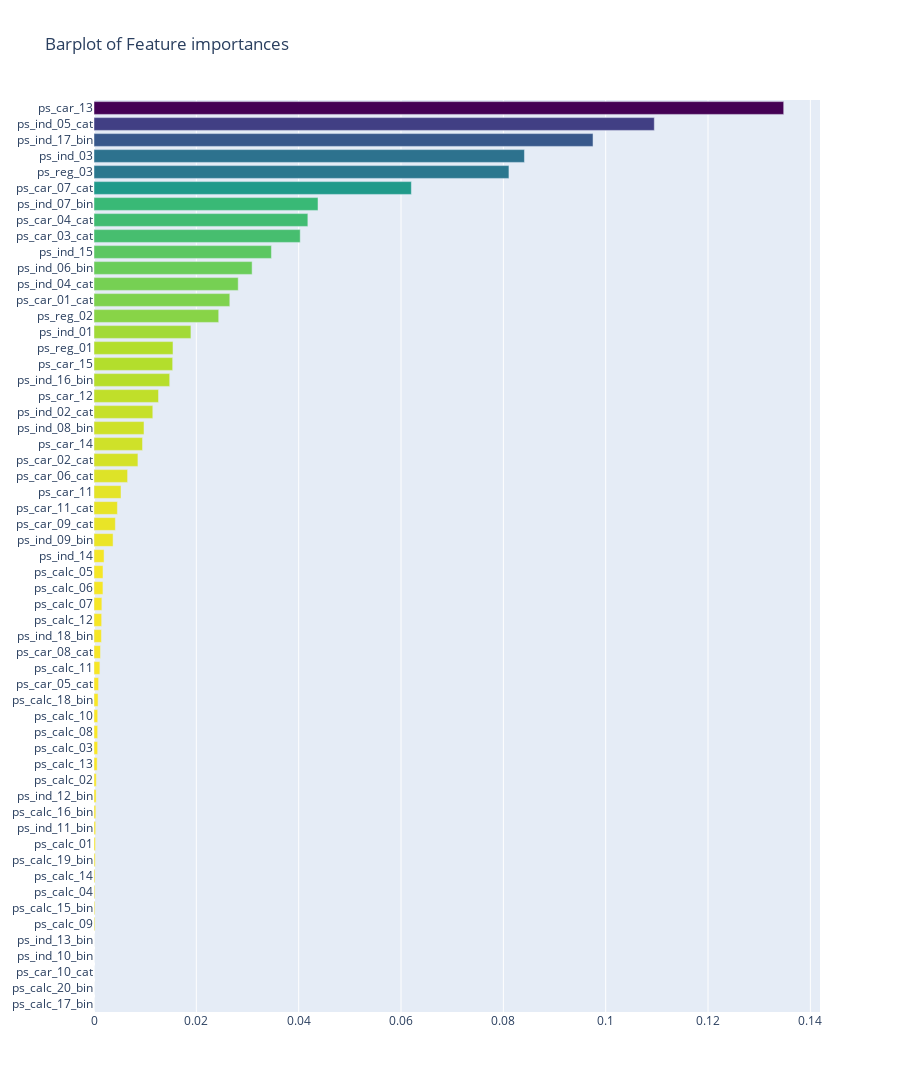

Source (notebook cell):
### Code cell
x, y = (list(x) for x in zip(*sorted(zip(gb.feature_importances_, features),
                                  reverse = False)))

trace2 = go.Bar(x = x, 
               y = y,
               marker = dict(color =x,
                            colorscale = 'Viridis',
                            reversescale = True),
               name = 'Gradient Boosting Classifier Feature importance',
               orientation = 'h')

layout = dict(title = 'Barplot of Feature importances',
              width = 900, 
              height = 2000, 
              yaxis = dict(showgrid = False, showline = False, showticklabels = True))

fig1 = go.Figure(data = [trace2])
fig1['layout'].update(layout)

py.iplot(fig1, filename = 'plots')

### Figure 1 — Plotly figure (JSON) as saved in the notebook; plotly's stock layout.template omitted (floating-point values rounded to 4 significant figures)
{"data": [{"marker": {"color": [0, 0, 0, 0, 0, 0.0001617, 0.000162, 0.0001654, 0.0001913, 0.0002346, 0.000286, 0.0003235, 0.0003524, 0.0004158, 0.0004461, 0.0006197, 0.0007148, 0.0007188, 0.0007279, 0.0007964, 0.0008965, 0.00115, 0.001271, 0.00145, 0.0015, 0.001539, 0.001749, 0.00176, 0.001965, 0.003726, 0.004174, 0.004577, 0.005278, 0.006565, 0.008584, 0.009484, 0.009773, 0.01149, 0.01261, 0.01479, 0.01537, 0.01544, 0.01894, 0.02437, 0.02654, 0.02818, 0.0309, 0.03467, 0.0403, 0.0418, 0.04378, 0.06202, 0.08109, 0.08412, 0.09752, 0.1095, 0.1348], "colorscale": [[0, "#440154"], [0.1111, "#482878"], [0.2222, "#3e4989"], [0.3333, "#31688e"], [0.4444, "#26828e"], [0.5556, "#1f9e89"], [0.6667, "#35b779"], [0.7778, "#6ece58"], [0.8889, "#b5de2b"], [1, "#fde725"]], "reversescale": true}, "name": "Gradient Boosting Classifier Feature importance", "orientation": "h", "type": "bar", "x": [0, 0, 0, 0, 0, 0.0001617, 0.000162, 0.0001654, 0.0001913, 0.0002346, 0.000286, 0.0003235, 0.0003524, 0.0004158, 0.0004461, 0.0006197, 0.0007148, 0.0007188, 0.0007279, 0.0007964, 0.0008965, 0.00115, 0.001271, 0.00145, 0.0015, 0.001539, 0.001749, 0.00176, 0.001965, 0.003726, 0.004174, 0.004577, 0.005278, 0.006565, 0.008584, 0.009484, 0.009773, 0.01149, 0.01261, 0.01479, 0.01537, 0.01544, 0.01894, 0.02437, 0.02654, 0.02818, 0.0309, 0.03467, 0.0403, 0.0418, 0.04378, 0.06202, 0.08109, 0.08412, 0.09752, 0.1095, 0.1348], "y": ["ps_calc_17_bin", "ps_calc_20_bin", "ps_car_10_cat", "ps_ind_10_bin", "ps_ind_13_bin", "ps_calc_09", "ps_calc_15_bin", "ps_calc_04", "ps_calc_14", "ps_calc_19_bin", "ps_calc_01", "ps_ind_11_bin", "ps_calc_16_bin", "ps_ind_12_bin", "ps_calc_02", "ps_calc_13", "ps_calc_03", "ps_calc_08", "ps_calc_10", "ps_calc_18_bin", "ps_car_05_cat", "ps_calc_11", "ps_car_08_cat", "ps_ind_18_bin", "ps_calc_12", "ps_calc_07", "ps_calc_06", "ps_calc_05", "ps_ind_14", "ps_ind_09_bin", "ps_car_09_cat", "ps_car_11_cat", "ps_car_11", "ps_car_06_cat", "ps_car_02_cat", "ps_car_14", "ps_ind_08_bin", "ps_ind_02_cat", "ps_car_12", "ps_ind_16_bin", "ps_car_15", "ps_reg_01", "ps_ind_01", "ps_reg_02", "ps_car_01_cat", "ps_ind_04_cat", "ps_ind_06_bin", "ps_ind_15", "ps_car_03_cat", "ps_car_04_cat", "ps_ind_07_bin", "ps_car_07_cat", "ps_reg_03", "ps_ind_03", "ps_ind_17_bin", "ps_ind_05_cat", "ps_car_13"]}], "layout": {"height": 2000, "title": {"text": "Barplot of Feature importances"}, "width": 900, "yaxis": {"showgrid": false, "showline": false, "showticklabels": true}}}
